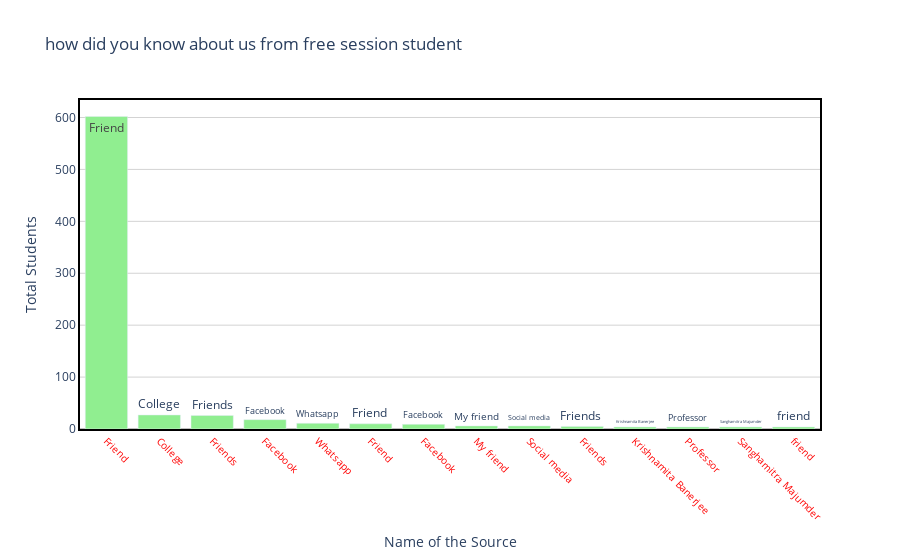

The notebook cell this image was saved under:
### Code cell
draw_trace_bar(source_counts,'Communication_source ','counts','how did you know about us from free session student', 'Name of the Source','Total Students',"lightgreen")

### Figure 1 — Plotly figure (JSON) as saved in the notebook; plotly's stock layout.template omitted (floating-point values rounded to 4 significant figures)
{"data": [{"marker": {"color": "lightgreen"}, "text": ["Friend", "College", "Friends", "Facebook", "Whatsapp", "Friend ", "Facebook ", "My friend", "Social media", "Friends ", "Krishnamita Banerjee", "Professor", "Sanghamitra Majumder", "friend"], "type": "bar", "x": ["Friend", "College", "Friends", "Facebook", "Whatsapp", "Friend ", "Facebook ", "My friend", "Social media", "Friends ", "Krishnamita Banerjee", "Professor", "Sanghamitra Majumder", "friend"], "y": [602, 27, 26, 18, 11, 10, 9, 6, 6, 5, 4, 4, 4, 4]}], "layout": {"hovermode": "closest", "paper_bgcolor": "rgba(0, 0, 0, 0)", "plot_bgcolor": "rgba(0, 0, 0, 0)", "title": {"text": "how did you know about us from free session student"}, "xaxis": {"linecolor": "black", "linewidth": 2, "mirror": true, "showline": true, "showticklabels": true, "tickangle": 45, "tickfont": {"color": "red", "size": 10}, "title": {"text": "Name of the Source"}, "zeroline": true, "zerolinecolor": "grey", "zerolinewidth": 1}, "yaxis": {"gridcolor": "lightgrey", "linecolor": "black", "linewidth": 2, "mirror": true, "showline": true, "title": {"text": "Total Students"}, "zeroline": true, "zerolinecolor": "grey", "zerolinewidth": 1}}}
